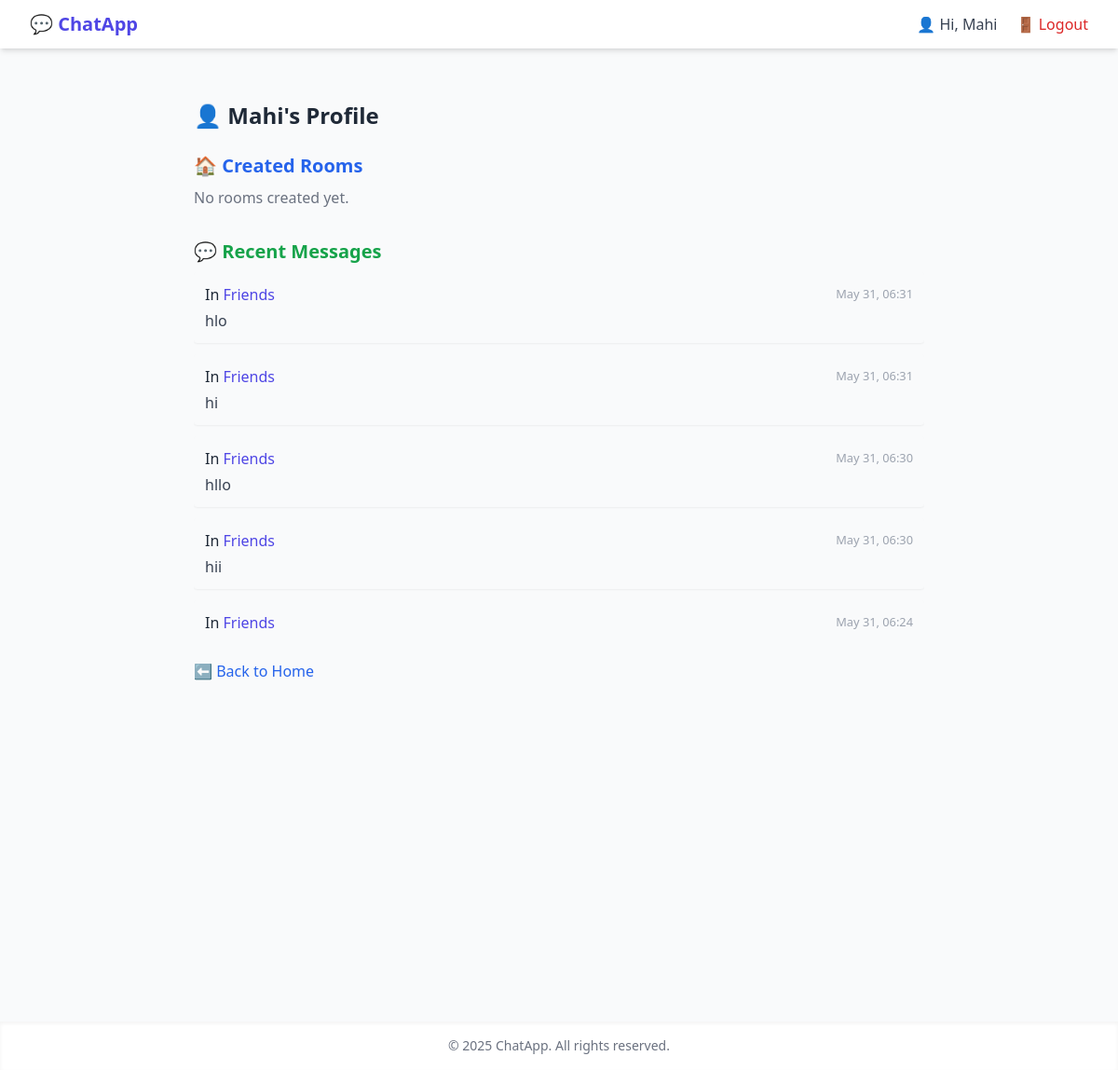
Screenshot of /profile/ (signed in) with the database file from the repository.
### core/models.py (models this page shows, shortened)
class Message(models.Model):
    room = models.ForeignKey(Room, on_delete=models.CASCADE, related_name='messages')
    user = models.ForeignKey(User, on_delete=models.CASCADE)
    content = models.TextField()
    timestamp = models.DateTimeField(auto_now_add=True)

class Room(models.Model):
    name = models.CharField(max_length=255, unique=True)
    created_by = models.ForeignKey(User, on_delete=models.CASCADE)
    created_at = models.DateTimeField(auto_now_add=True)

### core/views.py (the view)
# urls.py: path('profile/', views.profile, name='profile'),
@login_required
def profile(request):
    rooms = Room.objects.filter(created_by=request.user)
    messages = Message.objects.filter(user=request.user).order_by('-timestamp')[:20]
    return render(request, 'profile.html', {'rooms': rooms, 'messages': messages})

### templates/profile.html
{% extends 'base.html' %} {% block content %}
<div class="p-6 max-w-4xl mx-auto">
  <h2 class="text-2xl font-semibold text-gray-800 mb-6">👤 {{ request.user.username }}'s Profile</h2>
  <div class="mb-8">
    <h3 class="text-xl font-semibold text-blue-600 mb-2">🏠 Created Rooms</h3>
    <ul class="space-y-2">
      {% for room in rooms %}
      <li class="group flex justify-between items-center bg-blue-100">
        <a href="/?room={{ room.name }}" class="block px-4 py-2 text-blue-700 rounded hover:bg-blue-200 transition">
          {{ room.name }}
        </a>
        <form
          action="{% url 'delete_room' room.id %}?next=profile"
          method="post"
          onsubmit="return confirm('Are you sure you want to delete this room?');"
          class="inline mt-1 mr-2"
        >
          {% csrf_token %}
          <button
            type="submit"
            title="Delete room"
            class="text-red-500 hover:text-red-700 opacity-0 group-hover:opacity-100 transition-opacity"
          >
            <svg xmlns="http://www.w3.org/2000/svg" class="h-6 w-6" fill="none" viewBox="0 0 24 24" stroke="currentColor">
              <path
                stroke-linecap="round"
                stroke-linejoin="round"
                stroke-width="2"
                d="M19 7l-.867 12.142A2 2 0 0116.138 21H7.862a2 2 0 01-1.995-1.858L5 7m5 4v6m4-6v6m1-10V4a1 1 0 00-1-1h-4a1 1 0 00-1 1v3M4 7h16"
              />
            </svg>
          </button>
        </form>
      </li>
      {% empty %}
      <li class="text-gray-500">No rooms created yet.</li>
      {% endfor %}
    </ul>
  </div>
  <div>
    <h3 class="text-xl font-semibold text-green-600 mb-2">💬 Recent Messages</h3>
    <ul class="space-y-3 max-h-96 overflow-y-scroll">
      {% for msg in messages %}
      <li class="bg-gray-50 p-3 rounded shadow-sm">
        <div class="flex justify-between items-center">
          <span class="font-medium text-gray-800">
            In <a href="/?room={{ msg.room.name }}" class="text-indigo-600">{{ msg.room.name }}</a>
          </span>
          <small class="text-gray-400">{{ msg.timestamp|date:"M d, H:i" }}</small>
        </div>
        <p class="text-gray-700 mt-1">{{ msg.content }}</p>
      </li>
      {% empty %}
      <li class="text-gray-500">No messages yet.</li>
      {% endfor %}
    </ul>
  </div>
  <div class="mt-8">
    <a href="{% url 'home' %}" class="text-blue-600 hover:underline">⬅ Back to Home</a>
  </div>
</div>
{% endblock %}

### templates/base.html (shortened to what this page needs)
{% load static %}
<!DOCTYPE html>
<html lang="en">
  <head>
    <script src="https://cdn.tailwindcss.com"></script>
  </head>
  <body class="bg-gray-50 text-gray-800 min-h-screen flex flex-col">
    <nav class="bg-white shadow-md">
      <div class="max-w-7xl mx-auto px-4 sm:px-6 lg:px-8 py-3 flex justify-between items-center">
        <div class="text-xl font-semibold text-indigo-600">
          <a href="{% url 'home' %}">💬 ChatApp</a>
        </div>
        <div class="space-x-4 text-sm sm:text-base">
           {% if user.is_authenticated %}
          <a href="{% url 'profile' %}" class="text-gray-700 hover:text-indigo-600">👤 Hi, {{ user.username }}</a>
          <a href="{% url 'logout' %}" class="text-red-600 hover:text-red-800">🚪 Logout</a>
          {% else %}
          <a href="{% url 'login' %}" class="text-indigo-600 hover:text-indigo-800">🔑 Login</a>
          <a href="{% url 'signup' %}" class="text-indigo-600 hover:text-indigo-800">👤 Signup</a>
          {% endif %}
        </div>
      </div>
    </nav>
    <main class="flex-grow">
      <div class="max-w-4xl mx-auto py-8 px-4 sm:px-6 lg:px-8">{% block content %}{% endblock %}</div>
    </main>
    <footer class="bg-white text-center text-sm py-4 text-gray-500 shadow-inner">
      © {{ year|default:2025 }} ChatApp. All rights reserved.
    </footer>
  </body>
</html>

### rows the page displays
Message: room.name "Friends", timestamp "May 31, 06:31", content "hlo"
Message: room.name "Friends", timestamp "May 31, 06:31", content "hi"
Message: room.name "Friends", timestamp "May 31, 06:30", content "hllo"
Message: room.name "Friends", timestamp "May 31, 06:30", content "hii"
Message: room.name "Friends", timestamp "May 31, 06:24"

### other values shown
{{ user.username }} "Mahi"
{{ request.user.username }} "Mahi"
{{ year|default:2025 }} "2025"
